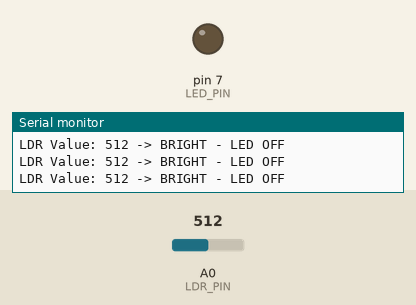
This sketch was run on a simulated Arduino Uno, built with avr-gcc and run on an emulated ATmega328P. Parts: output pins drawn as LEDs (lit = HIGH), the last lines printed to the serial monitor. The inputs (shaded band) are chosen by the test bench; at power-on: A0 (LDR_PIN) = 512.

Above: at 1.3 s.
1.4 s: A0 (LDR_PIN) set to 485
At 2.2 s:
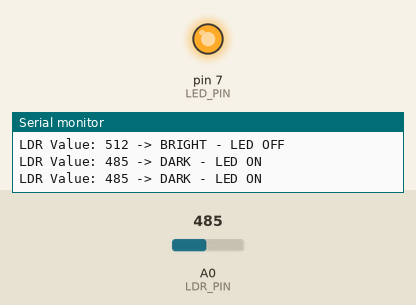
3.0 s: A0 (LDR_PIN) set to 510
At 3.4 s:
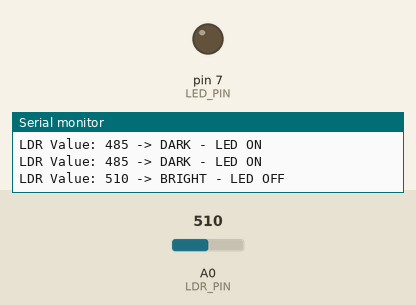
4.5 s: A0 (LDR_PIN) set to 490
At 5.8 s:
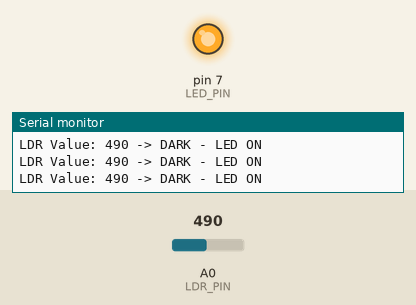
Timing chart, 0 to 7.5 s (numbered marks = the images above; inputs shaded):
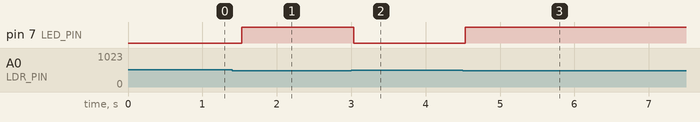

Measured:
- the behaviour switches between 500 and 499 on A0 (LDR_PIN) (found by bisection; images 0 and 1)
- after the input at 1.4 s, pin 7 (LED_PIN): LOW → HIGH after 0.13 s
- after the input at 3.0 s, pin 7 (LED_PIN): HIGH → LOW at once
- after the input at 4.5 s, pin 7 (LED_PIN): LOW → HIGH at once

The sketch:

Task-2-LDR-Automatic-Light.ino
```cpp
// CodeAlpha IoT Internship - Task 2
// LDR-Based Automatic Light System

const int LDR_PIN = A0;
const int LED_PIN = 7;

int lightValue = 0;

const int THRESHOLD = 500;

void setup() {
  pinMode(LED_PIN, OUTPUT);

  Serial.begin(9600);

  Serial.println("LDR Automatic Light System");
  Serial.println("--------------------------");
}

void loop() {

  // Read the LDR sensor
  lightValue = analogRead(LDR_PIN);

  // Display the sensor value
  Serial.print("LDR Value: ");
  Serial.print(lightValue);

  // Turn LED ON when it is dark
  if (lightValue < THRESHOLD) {
    digitalWrite(LED_PIN, HIGH);
    Serial.println(" -> DARK - LED ON");
  }

  // Turn LED OFF when it is bright
  else {
    digitalWrite(LED_PIN, LOW);
    Serial.println(" -> BRIGHT - LED OFF");
  }

  delay(500);
}
```
